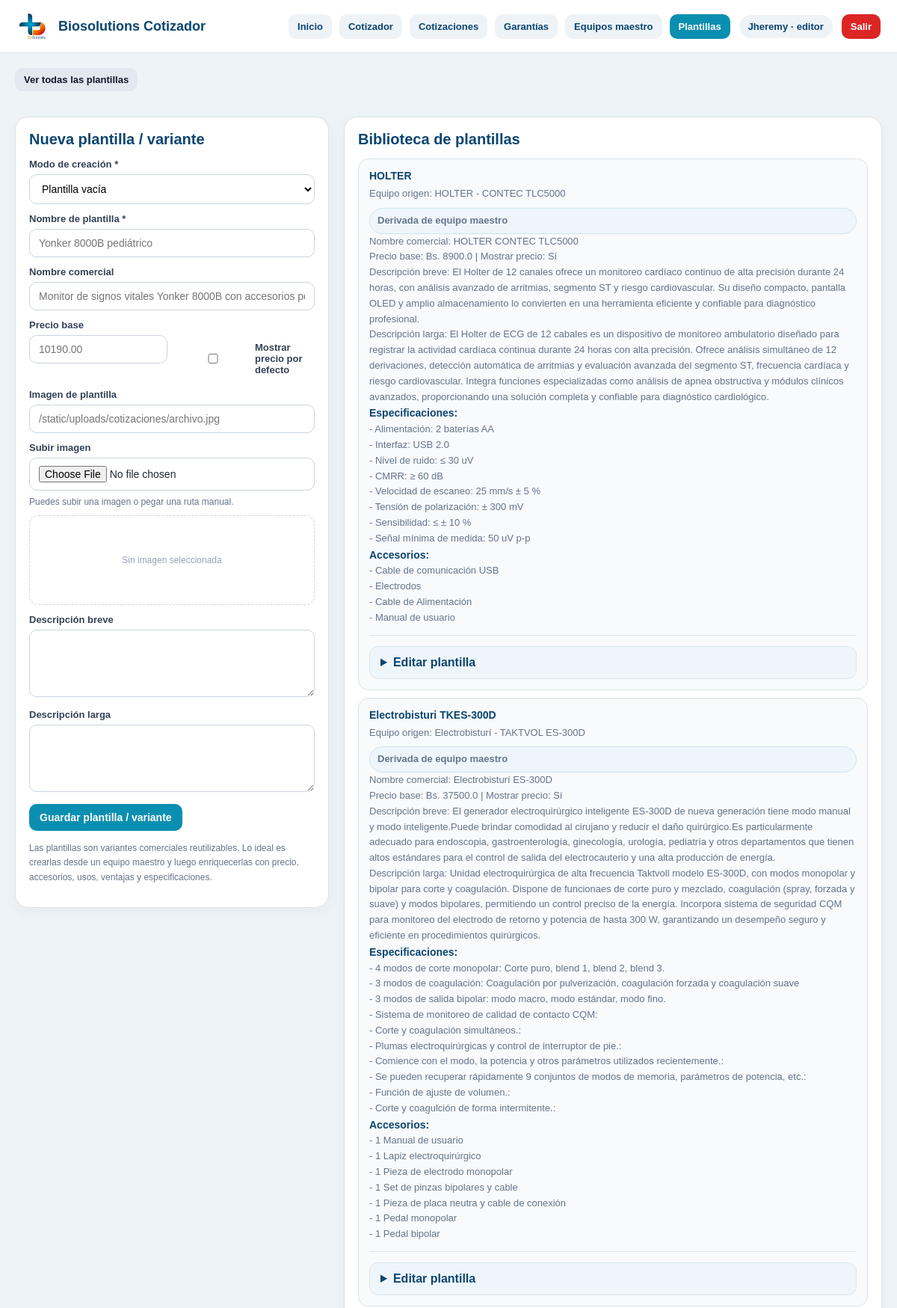
/plantillas (signed in, upper part), run on the app's committed database.
### tables this page shows
CREATE TABLE usuarios (
    id INTEGER PRIMARY KEY AUTOINCREMENT,
    username TEXT NOT NULL UNIQUE,
    password_hash TEXT NOT NULL,
    nombre TEXT,
    rol TEXT NOT NULL DEFAULT 'editor',
    activo INTEGER NOT NULL DEFAULT 1,
    creado_en TEXT NOT NULL DEFAULT CURRENT_TIMESTAMP
);

CREATE TABLE plantillas (
    id INTEGER PRIMARY KEY AUTOINCREMENT,
    equipo_id INTEGER,
    nombre_plantilla TEXT NOT NULL,
    nombre_comercial TEXT,
    descripcion_breve TEXT,
    descripcion_larga TEXT,
    imagen TEXT,
    precio_base REAL DEFAULT 0,
    mostrar_precio_por_defecto INTEGER DEFAULT 0,
    activo INTEGER DEFAULT 1,
    FOREIGN KEY (equipo_id) REFERENCES equipos(id) ON DELETE SET NULL
);

CREATE TABLE equipos (
    id INTEGER PRIMARY KEY AUTOINCREMENT,
    nombre TEXT NOT NULL,
    marca TEXT,
    modelo TEXT,
    origen TEXT,
    garantia_base TEXT,
    descripcion_breve TEXT,
    descripcion_larga TEXT,
    imagen TEXT,
    precio_base REAL,
    mostrar_precio_por_defecto INTEGER DEFAULT 0,
    activo INTEGER DEFAULT 1
);

CREATE TABLE plantillas_especificaciones (
    id INTEGER PRIMARY KEY AUTOINCREMENT,
    plantilla_id INTEGER NOT NULL,
    parametro TEXT,
    detalle TEXT,
    orden INTEGER DEFAULT 0,
    FOREIGN KEY (plantilla_id) REFERENCES "plantillas_old"(id) ON DELETE CASCADE
);

CREATE TABLE plantillas_accesorios (
    id INTEGER PRIMARY KEY AUTOINCREMENT,
    plantilla_id INTEGER NOT NULL,
    texto TEXT,
    orden INTEGER DEFAULT 0,
    FOREIGN KEY (plantilla_id) REFERENCES "plantillas_old"(id) ON DELETE CASCADE
);

### app.py (the view, shortened to what this page needs)
@app.route("/plantillas")
@login_required
def plantillas_page():
    conn = get_db_connection()
    equipo_id_raw = (request.args.get("equipo_id") or "").strip()
    action = (request.args.get("action") or "").strip().lower()
    if action not in {"create", "view"}:
        action = ""
    equipo_id = None
    if equipo_id_raw:
        try:
            equipo_id = int(equipo_id_raw)
        except ValueError:
            equipo_id = None
    equipos = conn.execute("""
        SELECT *
        FROM equipos
        WHERE activo = 1
        ORDER BY id DESC
    """).fetchall()
    selected_equipo = None
    filter_by_equipo = bool(equipo_id and action == "view")
    if filter_by_equipo:
        plantillas_rows = conn.execute("""
            SELECT p.*, e.nombre AS equipo_nombre, e.marca AS equipo_marca, e.modelo AS equipo_modelo
            FROM plantillas p
            LEFT JOIN equipos e ON e.id = p.equipo_id
            WHERE p.activo = 1
              AND p.equipo_id = ?
            ORDER BY p.id DESC
        """, (equipo_id,)).fetchall()
    else:
        plantillas_rows = conn.execute("""
            SELECT p.*, e.nombre AS equipo_nombre, e.marca AS equipo_marca, e.modelo AS equipo_modelo
            FROM plantillas p
            LEFT JOIN equipos e ON e.id = p.equipo_id
            WHERE p.activo = 1
            ORDER BY p.id DESC
        """).fetchall()
    plantillas = []
    for p in plantillas_rows:
        children = get_plantilla_children(conn, p["id"])
        plantilla_dict = dict(p)
        plantilla_dict["imagen"] = normalize_image_path_for_db(plantilla_dict.get("imagen") or "")
        plantilla_dict["imagen_url"] = build_public_image_url(plantilla_dict.get("imagen") or "")
        plantilla_dict["especificaciones"] = [dict(x) for x in children["especificaciones"]]
        plantilla_dict["usos"] = [dict(x) for x in children["usos"]]
        plantilla_dict["accesorios"] = [dict(x) for x in children["accesorios"]]
        plantilla_dict["ventajas"] = [dict(x) for x in children["ventajas"]]
        plantillas.append(plantilla_dict)
    equipos_json = []
    for e in equipos:
        nombre = (e["nombre"] or "").strip()
        marca = (e["marca"] or "").strip()
        modelo = (e["modelo"] or "").strip()
        nombre_comercial_base = " ".join(
            part for part in [nombre, marca, modelo] if part
        ).strip()
        equipos_json.append({
            "id": e["id"],
            "nombre": nombre,
            "marca": marca,
            "modelo": modelo,
            "origen": (e["origen"] or "").strip(),
            "garantia_base": (e["garantia_base"] or "").strip(),
            "imagen": (e["imagen"] or "").strip(),
            "descripcion_breve": (e["descripcion_breve"] or "").strip(),
            "descripcion_larga": (e["descripcion_larga"] or "").strip(),
            "nombre_comercial_base": nombre_comercial_base
        })
    conn.close()
    return render_template(
        "plantillas.html",
        equipos=equipos,
        equipos_json=equipos_json,
        plantillas=plantillas,
        active_page="plantillas",
        selected_equipo=selected_equipo,
        selected_equipo_id=equipo_id,
        current_action=action,
        filter_by_equipo=filter_by_equipo
    )

### templates/plantillas.html (shortened to what this page needs)
{% extends "base.html" %}
{% block content %}
<div class="page-grid">
  <div class="top-actions" style="grid-column:1 / -1;">
    <a class="top-link" href="{{ url_for('plantillas_page') }}">Ver todas las plantillas</a>
  </div>
  <section class="page-card">
    <h2>{% if current_role in ['admin', 'editor'] %}Nueva plantilla / variante{% else %}Detalle del módulo{% endif %}</h2>
     {% if current_role in ['admin', 'editor'] %}
  <form method="post" action="/plantillas/nueva" id="plantillaForm">
  <div class="field">
    <label for="modo_creacion">Modo de creación *</label>
    <select id="modo_creacion" name="modo_creacion" required onchange="toggleEquipoBaseField()">
      <option value="vacia" {% if not (selected_equipo_id and current_action == "create") %}selected{% endif %}>Plantilla vacía</option>
    </select>
  </div>
  <div class="field">
    <label for="nombre_plantilla">Nombre de plantilla *</label>
    <input type="text" id="nombre_plantilla" name="nombre_plantilla" required placeholder="Yonker 8000B pediátrico">
  </div>
  <div class="field">
    <label for="nombre_comercial">Nombre comercial</label>
    <input type="text" id="nombre_comercial" name="nombre_comercial" placeholder="Monitor de signos vitales Yonker 8000B con accesorios pediátricos">
  </div>
  <div class="grid-2">
    <div class="field">
      <label for="precio_base">Precio base</label>
        <input type="number" id="precio_base" name="precio_base" placeholder="10190.00" step="0.01" min="0">
    </div>
    <div class="field">
      <label style="display:flex; align-items:center; gap:8px; margin-top:30px;">
        <input type="checkbox" name="mostrar_precio_por_defecto">
        Mostrar precio por defecto
      </label>
    </div>
  </div>
<div class="field">
    <label for="plantilla_imagen">Imagen de plantilla</label>
    <input type="text" id="plantilla_imagen" name="plantilla_imagen" placeholder="/static/uploads/cotizaciones/archivo.jpg">
  </div>
  <div class="field">
  <label for="plantilla_imagen_upload">Subir imagen</label>
  <input type="file" id="plantilla_imagen_upload" accept="image/*">
  <div class="tiny-note" style="margin-top:6px;">
    Puedes subir una imagen o pegar una ruta manual.
  </div>
  <div class="image-preview-box" id="createTemplateImagePreview">
  </div>
</div>
  <div class="field">
    <label for="plantilla_descripcion_breve">Descripción breve</label>
    <textarea id="plantilla_descripcion_breve" name="plantilla_descripcion_breve"></textarea>
  </div>
  <div class="field">
    <label for="plantilla_descripcion_larga">Descripción larga</label>
    <textarea id="plantilla_descripcion_larga" name="plantilla_descripcion_larga"></textarea>
  </div>
  <button type="submit" class="btn">Guardar plantilla / variante</button>
</form>
  {% else %}
      <p class="tiny-note">
        Tu perfil es de solo lectura. Puedes consultar la biblioteca de plantillas, pero no crear ni modificar registros.
      </p>
    {% endif %}
    <p class="tiny-note" style="margin-top:14px;">
      Las plantillas son variantes comerciales reutilizables. Lo ideal es crearlas desde un equipo maestro y luego enriquecerlas con precio, accesorios, usos, ventajas y especificaciones.
    </p>
  </section>
  <section class="page-card">
    <h2>Biblioteca de plantillas</h2>
    {% if plantillas %}
      <div class="lib-list">
        {% for p in plantillas %}
          <div class="lib-card">
            <strong>{{ p["nombre_plantilla"] }}</strong>
            <span>
              Equipo origen:
              {% if p["equipo_nombre"] %}
                {{ p["equipo_nombre"] }}
                {% if p["equipo_marca"] %} - {{ p["equipo_marca"] }}{% endif %}
                {% if p["equipo_modelo"] %} {{ p["equipo_modelo"] }}{% endif %}
              {% else %}
                Plantilla vacía / sin equipo maestro base
              {% endif %}
            </span>
            {% if p["equipo_nombre"] %}
              <span class="origin-pill">Derivada de equipo maestro</span>
            {% endif %}
            {% if p["nombre_comercial"] %}
              <span>Nombre comercial: {{ p["nombre_comercial"] }}</span>
            {% endif %}
            <span>
              Precio base: Bs. {{ p["precio_base"] or 0 }}
              {% if p["mostrar_precio_por_defecto"] %} | Mostrar precio: Sí{% else %} | Mostrar precio: No{% endif %}
            </span>
            {% if p["descripcion_breve"] %}
              <span>Descripción breve: {{ p["descripcion_breve"] }}</span>
            {% endif %}
            {% if p["descripcion_larga"] %}
              <span>Descripción larga: {{ p["descripcion_larga"] }}</span>
            {% endif %}
            {% if p["especificaciones"] %}
              <span><strong style="display:inline; color:#0a4570;">Especificaciones:</strong></span>
              {% for s in p["especificaciones"] %}
                <span>- {{ s["parametro"] }}: {{ s["detalle"] }}</span>
              {% endfor %}
            {% endif %}
            {% if p["accesorios"] %}
              <span><strong style="display:inline; color:#0a4570;">Accesorios:</strong></span>
              {% for a in p["accesorios"] %}
                <span>- {{ a["texto"] }}</span>
              {% endfor %}
            {% endif %}
            {% if current_role in ['admin', 'editor'] %}
            <div class="edit-card">
              <details>
                <summary>Editar plantilla</summary>
              </details>
            </div>
             {% endif %}
          </div>
        {% endfor %}
      </div>
    {% else %}
      <p class="tiny-note">No hay plantillas cargadas todavía.</p>
    {% endif %}
  </section>
</div>
{% endblock %}

### templates/base.html (shortened to what this page needs)
<!DOCTYPE html>
<html lang="es">
<head>
  <link rel="stylesheet" href="{{ url_for('static', filename='styles.css') }}?v=7" />
</head>
<body>
  <header class="topbar">
    <div class="topbar-left">
      <img src="{{ url_for('static', filename='logo_biosolutions.png') }}" alt="BioSolutions" class="topbar-logo">
      <div class="topbar-title">Biosolutions Cotizador</div>
    </div>
    <div class="topbar-right">
      <nav class="nav-links">
        <a href="{{ url_for('dashboard') }}" class="{% if active_page == 'inicio' %}active{% endif %}">Inicio</a>
         {% if current_role in ['admin', 'editor', 'visor'] %}
          <a href="{{ url_for('cotizador') }}" class="{% if active_page == 'cotizador' %}active{% endif %}">Cotizador</a>
          <a href="{{ url_for('cotizaciones_page') }}" class="{% if active_page == 'cotizaciones' %}active{% endif %}">Cotizaciones</a>
          <a href="{{ url_for('garantias_page') }}" class="{% if active_page == 'garantias' %}active{% endif %}">Garantías</a>
        {% endif %}
        {% if current_role in ['admin', 'editor', 'visor'] %}
          <a href="{{ url_for('equipos_page') }}" class="{% if active_page == 'equipos' %}active{% endif %}">Equipos maestro</a>
          <a href="{{ url_for('plantillas_page') }}" class="{% if active_page == 'plantillas' %}active{% endif %}">Plantillas</a>
        {% endif %}
      </nav>
      {% if current_user %}
        <div class="user-chip">
          {{ current_user["username"] }} · {{ current_user["rol"] }}
        </div>
        <a href="{{ url_for('logout') }}" class="logout-link">Salir</a>
      {% endif %}
    </div>
  </header>
  <main class="page-shell">
    {% block content %}{% endblock %}
  </main>
</body>
</html>

### data on the page
usuarios: username "Jheremy", rol "editor"
plantillas: nombre_plantilla "HOLTER", equipo_nombre "HOLTER", equipo_marca "CONTEC", equipo_modelo "TLC5000", nombre_comercial "HOLTER CONTEC TLC5000", precio_base "8900.0", mostrar_precio_por_defecto "| Mostrar precio: Sí", descripcion_breve "El Holter de 12 canales ofrece un monitoreo cardíaco continuo de alta precisión durante 24 horas, con análisis avanzado de arritmias, segmento ST y riesgo cardiovascular. Su diseño compacto, pantalla OLED y amplio almacenamiento lo convierten en una herramienta eficiente y confiable para diagnóstico profesional.", descripcion_larga "El Holter de ECG de 12 cabales es un dispositivo de monitoreo ambulatorio diseñado para registrar la actividad cardíaca continua durante 24 horas con alta precisión. Ofrece análisis simultáneo de 12 derivaciones, detección automática de arritmias y evaluación avanzada del segmento ST, frecuencia cardíaca y riesgo cardiovascular. Integra funciones especializadas como análisis de apnea obstructiva y módulos clínicos avanzados, proporcionando una solución completa y confiable para diagnóstico cardiológico."
plantillas_especificaciones: parametro "Alimentación", detalle "2 baterías AA"
plantillas_especificaciones: parametro "Interfaz", detalle "USB 2.0"
plantillas_especificaciones: parametro "Nivel de ruido", detalle "≤ 30 uV"
plantillas_especificaciones: parametro "CMRR", detalle "≥ 60 dB"
plantillas_especificaciones: parametro "Velocidad de escaneo", detalle "25 mm/s ± 5 %"
plantillas_especificaciones: parametro "Tensión de polarización", detalle "± 300 mV"
plantillas_especificaciones: parametro "Sensibilidad", detalle "≤ ± 10 %"
plantillas_especificaciones: parametro "Señal mínima de medida", detalle "50 uV p-p"
plantillas_accesorios: texto "Cable de comunicación USB"
plantillas_accesorios: texto "Electrodos"
plantillas_accesorios: texto "Cable de Alimentación"
plantillas_accesorios: texto "Manual de usuario"
plantillas: nombre_plantilla "Electrobisturi TKES-300D", equipo_nombre "Electrobisturí", equipo_marca "TAKTVOL", equipo_modelo "ES-300D", nombre_comercial "Electrobisturí ES-300D", precio_base "37500.0", mostrar_precio_por_defecto "| Mostrar precio: Sí", descripcion_breve "El generador electroquirúrgico inteligente ES-300D de nueva generación tiene modo manual y modo inteligente.Puede brindar comodidad al cirujano y reducir el daño quirúrgico.Es particularmente adecuado para endoscopia, gastroenterología, ginecología, urología, pediatría y otros departamentos que tienen altos estándares para el control de salida del electrocauterio y una alta producción de energía.", descripcion_larga "Unidad electroquirúrgica de alta frecuencia Taktvoll modelo ES-300D, con modos monopolar y bipolar para corte y coagulación. Dispone de funcionaes de corte puro y mezclado, coagulación (spray, forzada y suave) y modos bipolares, permitiendo un control preciso de la energía. Incorpora sistema de seguridad CQM para monitoreo del electrodo de retorno y potencia de hasta 300 W, garantizando un desempeño seguro y eficiente en procedimientos quirúrgicos."
plantillas_especificaciones: parametro "4 modos de corte monopolar", detalle "Corte puro, blend 1, blend 2, blend 3."
plantillas_especificaciones: parametro "3 modos de coagulación", detalle "Coagulación por pulverización, coagulación forzada y coagulación suave"
plantillas_especificaciones: parametro "3 modos de salida bipolar", detalle "modo macro, modo estándar, modo fino."
plantillas_especificaciones: parametro "Sistema de monitoreo de calidad de contacto CQM"
plantillas_especificaciones: parametro "Corte y coagulación simultáneos."
plantillas_especificaciones: parametro "Plumas electroquirúrgicas y control de interruptor de pie."
plantillas_especificaciones: parametro "Comience con el modo, la potencia y otros parámetros utilizados recientemente."
plantillas_especificaciones: parametro "Se pueden recuperar rápidamente 9 conjuntos de modos de memoria, parámetros de potencia, etc."
plantillas_especificaciones: parametro "Función de ajuste de volumen."
plantillas_especificaciones: parametro "Corte y coagulción de forma intermitente."
plantillas_accesorios: texto "1 Manual de usuario"
plantillas_accesorios: texto "1 Lapiz electroquirúrgico"
plantillas_accesorios: texto "1 Pieza de electrodo monopolar"
plantillas_accesorios: texto "1 Set de pinzas bipolares y cable"
plantillas_accesorios: texto "1 Pieza de placa neutra y cable de conexión"
plantillas_accesorios: texto "1 Pedal monopolar"
plantillas_accesorios: texto "1 Pedal bipolar"
